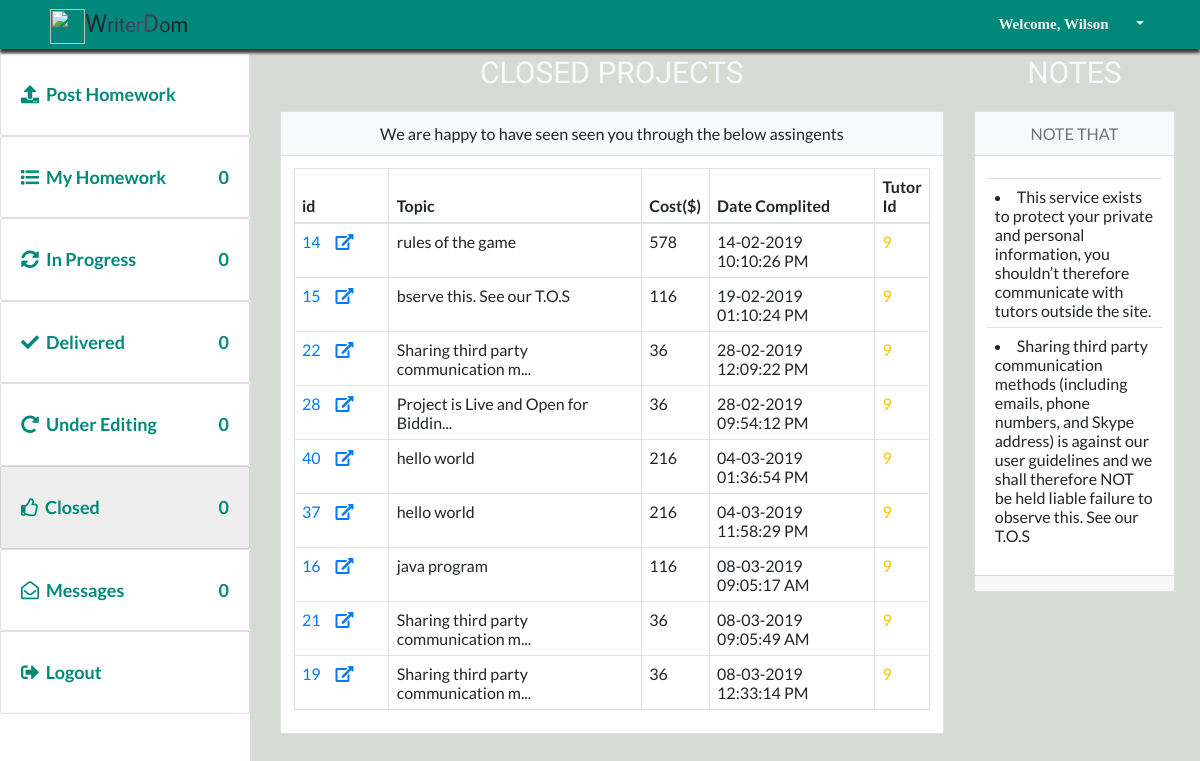
Screenshot of /student/completed.php (signed in) with the database file from the repository.
### tables this page shows
CREATE TABLE `closed` (
  `rec_num` double NOT NULL,
  `comment` text NOT NULL,
  `rating` int(255) NOT NULL,
  `project_id` int(255) NOT NULL,
  `student_id` int(255) NOT NULL,
  `tutor_id` int(255) NOT NULL,
  `date_closed` text NOT NULL
);

CREATE TABLE `projects` (
  `project_id` bigint(20) UNSIGNED NOT NULL,
  `student_id` int(11) NOT NULL,
  `title` text NOT NULL,
  `deadline` text NOT NULL,
  `subject` text NOT NULL,
  `instructions` longtext NOT NULL,
  `style` text NOT NULL,
  `type_of_paper` text NOT NULL,
  `pages` tinyint(11) NOT NULL,
  `slides` tinyint(11) NOT NULL,
  `problems` tinyint(11) NOT NULL,
  `budget` varchar(255) NOT NULL,
  `charges` varchar(255) NOT NULL DEFAULT '0',
  `cost` varchar(255) NOT NULL DEFAULT '0',
  `bids` tinyint(100) NOT NULL DEFAULT '0',
  `academic_level` text NOT NULL,
  `sources` tinyint(11) NOT NULL,
  `status` tinyint(4) NOT NULL DEFAULT '0',
  `DATE_CREATED` text NOT NULL,
  `DATE_CLOSED` varchar(255) NOT NULL
);

### dbconfig/dbconnect.php (called while the page is built, shortened)
<?php
require_once(  'shared/ez_sql_core.php');
require_once( 'ez_sql_mysqli.php');
$db=new ezSQL_mysqli(DB_USER, DB_PASS,DB_NAME,DB_HOST,DB_ENCODING);
 ?>

### dbconfig/ez_sql_mysqli.php (called while the page is built, shortened)
<?php
class ezSQL_mysqli extends ezSQLcore
{
    private $ezsql_mysql_str = array
        (
            1 => 'Require $dbuser and $dbpassword to connect to a database server',
            2 => 'Error establishing mySQL database connection. Correct user/password? Correct hostname? Database server running?',
            3 => 'Require $dbname to select a database',
            4 => 'mySQL database connection is not active',
            5 => 'Unexpected error while trying to select database'
        );
    private $_dbuser;
    private $_dbpassword;
    private $_dbname;
    private $_dbhost;
    private $_charset = 'utf8';
    private $_result;
    public $show_errors = true;
    public $dbh;
    public function __construct($dbuser='', $dbpassword='', $dbname='', $dbhost='localhost', $charset='') {
        $this->_dbuser = $dbuser;
        $this->_dbpassword = $dbpassword;
        $this->_dbname = $dbname;
        $this->_dbhost = $dbhost;
    }
    public function connect($dbuser='', $dbpassword='', $dbhost='localhost', $charset='') {
        $this->_connected = false;
        $this->_dbuser = empty($dbuser) ? $this->_dbuser : $dbuser;
        $this->_dbpassword = empty($dbpassword) ? $this->_dbpassword : $dbpassword;
        $this->_dbhost = $dbhost!='localhost' ? $this->_dbhost : $dbhost;
        $this->_charset = empty($charset) ? $this->_charset : $charset;
        if ( empty($this->_dbuser) ) {
            $this->register_error($this->ezsql_mysql_str[1] . ' in ' . __FILE__ . ' on line ' . __LINE__);
            $this->show_errors ? trigger_error($this->ezsql_mysql_str[1], E_USER_WARNING) : null;
        } else if ( ! $this->dbh = mysqli_connect($this->_dbhost, $this->_dbuser, $this->_dbpassword, $this->_dbname) ) {
            $this->register_error($this->ezsql_mysql_str[2] . ' in ' . __FILE__ . ' on line ' . __LINE__);
            $this->show_errors ? trigger_error($this->ezsql_mysql_str[2], E_USER_WARNING) : null;
        } else {
            mysqli_set_charset($this->dbh, $this->_charset);
            $this->_connected = true;
        }
        return $this->_connected;
    }
    public function select($dbname='', $charset='') {
        if ( ! $dbname ) {
            $this->register_error($this->ezsql_mysql_str[3] . ' in ' . __FILE__ . ' on line ' . __LINE__);
            $this->show_errors ? trigger_error($this->ezsql_mysql_str[3], E_USER_WARNING) : null;
            return false;
        } else if ( ! $this->dbh ) {
            $this->register_error($this->ezsql_mysql_str[4] . ' in ' . __FILE__ . ' on line ' . __LINE__);
            $this->show_errors ? trigger_error($this->ezsql_mysql_str[4], E_USER_WARNING) : null;
            return false;
        } else {
            $this->_dbname = $dbname;
            if ( $charset == '') {
                $charset = $this->_charset;
            }
             if ( $charset != '' ) {
                $charsets = array();
                $recordset = mysqli_query($this->dbh, 'SHOW CHARACTER SET');
                while ( $row = mysqli_fetch_array($recordset, MYSQLI_ASSOC) ) {
                        $charsets[] = $row['Charset'];
                }
            }
            $this->_connected = true;
        }
        return $this->_connected;
    }
    public function query($query, $use_prepare=false) {
		$query = str_replace(_TAG, '?', $query);
        $return_val = 0;
        $query = trim($query);
        if ( ! isset($this->dbh) || ! $this->dbh ) {
            $this->select($this->_dbname);
        }
		if (!empty($param) && is_array($param) && ($this->getPrepare()))
			return $this->query_prepared($query, $param);
		else
			$this->_result = mysqli_query($this->dbh, $query);
        $is_insert = false;
        if ( preg_match("/^(insert|delete|update|replace)\s+/i", $query) ) {
            $this->_affectedRows = mysqli_affected_rows($this->dbh);
            if ( preg_match("/^(insert|replace)\s+/i", $query) ) {
                $this->insert_id = mysqli_insert_id($this->dbh);
            }
            $return_val = $this->_affectedRows;
        } else {
            if ( !is_numeric($this->_result) && !is_bool($this->_result)) {
                $i=0;
                $num_rows=0;
                while ( $row = mysqli_fetch_object($this->_result) ) {
                    $num_rows++;
                }
                $this->num_rows = $num_rows;
                $return_val = $this->num_rows;
            }
        }
        return $return_val;
    }
}

### dbconfig/shared/ez_sql_core.php (called while the page is built, shortened)
<?php
    require_once('ezQuery.php');
	class ezSQLcore extends ezQuery
	{
    public $last_result = null;
		function flush()
		{
			$this->last_result = null;
		}
		function get_results($query=null, $output = OBJECT, $use_prepare=false) {
			if ( $query ) {
				$this->query($query, $use_prepare);
			}
			if ( $output == OBJECT ) {
				return $this->last_result;
			} elseif ( $output == _JSON ) {
				return json_encode($this->last_result);
			}
		}
}

### dbconfig/shared/ezQuery.php (called while the page is built, shortened)
<?php
class ezQuery
{
    function setParamaters($valuetoadd=null) {
        if (empty($valuetoadd)) {
            $this->preparedvalues = array();
            return null;
        } else
            return array_push($this->preparedvalues, $valuetoadd);
	}
}

### student/completed.php (the view, shortened to what this page needs)
<?php
require_once "../inc/header_links.php";
require_once "../components/top_nav.php";
require_once("../dbconfig/dbconnect.php");
require_once("../inc/utilities.php");
$user_id=$_SESSION['user_id'];
$query="SELECT * FROM closed LEFT JOIN projects ON closed.project_id=projects.project_id  WHERE closed.student_id='$user_id'";
$results=$db->get_results($query);
?>
<div class="display">
    <div class="display__content">
        <?php require_once "../components/stud_leftnav.php" ?>
        <div class="row">
            <div class="col-sm-12 col-md-12 col-lg-12 col-xl-9">
                <h1 class="headingTertiary text-light">Closed Projects </h1>
                                <div class="card">
                    <div class="card-header">
                        <?php if ($db->num_rows>0): ?>
                        We are happy to have seen seen you through the below assingents
                        <?php elseif($db->num_rows<=0): ?>
                        You have 0 posted assignments
                        <?php endif ?>
                    </div>
                    <div class="card-body">
                        <?php if ($db->num_rows<=0): ?>
                        <h2 class="headingTertiary">Nothing to Show Yet</h2>
                        <?php elseif($db->num_rows>0): ?>
                        <table class="table table-bordered">
                            <thead>
                                <tr>
                                    <th>id</th>
                                    <th class="wide">Topic</th>
                                    <th>Cost($)</th>
                                    <th class="medium">Date Complited</th>
                                    <th class="medium">Tutor Id</th>
                                </tr>
                            </thead>
                            <tbody>
                                <?php foreach ($results as $result) { ?>
                                <tr>
                                    <td class="smalll"><a
                                            href="complited_details?id=<?php echo urlencode(convert_uuencode($result->project_id)); ?>">
                                            <?php echo $result->project_id. "<i class='fas fa-external-link-alt icon-r ml-4'></i>"; ?></a>
                                    </td>
                                    <td class="wide">
                                        <?php echo (strlen($result->title) >35 )? substr($result->title, 0, 35).'...':$result->title; ?>
                                    </td>
                                    <td>
                                        <?php echo $result->cost; ?>
                                    </td>
                                    <td>
                                        <?php echo $result->date_closed; ?>
                                    </td>
                                    <td class="text-warning">
                                        <?php echo $result->tutor_id ?>
                                    </td>
                                </tr>
                                <?php } ?>
                            </tbody>
                        </table>
                        <?php endif ?>
                    </div>
                </div>
            </div>
            <div class="col-sm-12 col-md-12 col-lg-12  col-xl-3">
                <h1 class="headingTertiary text-light">Notes</h1>
                <div class="card">
                    <div class="card-header text-secondary text-uppercase">
                        Note that
                    </div>
                    <div class="card-body">
                        <table class="table table-hover table-borderless text-left">
                            <tbody>
                                <ul>
                                    <tr>
                                        <td>
                                            <li>This service exists to protect your private and personal information,
                                                you shouldn’t therefore communicate with tutors outside the site.</li>
                                        </td>
                                    </tr>
                                    <tr>
                                        <td>
                                            <li>Sharing third party communication methods (including emails, phone
                                                numbers, and Skype address) is against our user guidelines and we shall
                                                therefore NOT be held liable
                                                failure to observe this. See our T.O.S</li>
                                        </td>
                                    </tr>
                                </ul>
                            </tbody>
                        </table>
                    </div>
                    <div class="card-footer">
                    </div>
                </div>
            </div>
        </div>
    </div>
</div>
<?php
require_once"../inc/footer_links.php";
 ?>

### css/settings.css (style rules this page uses)
*, *::after, *::before { margin: 0; padding: 0; box-sizing: inherit; }
body { font-family: 'Lato'; font-size: 1.8rem; line-height: 1.7; font-weight: 400; box-sizing: border-box; min-width: 767px; background: #D7DBD6; }
.headingTertiary { text-transform: uppercase; font-family: 'Cardo', sans-serif; display: block; margin-bottom: 2rem; font-weight: 400; }
@media (min-width: 990px) { .headingTertiary { font-size: 3rem; } }
.icon-r { margin-right: .7rem; }
.wide { width: 50%; }
.medium { width: 32%; }
.smalll { width: 18%; }
.table { text-align: left; }
.card-header { background: #F7F9FB !important; }
.display { font-size: 90% !important; margin-left: 25.5rem; background: #D7DBD6; padding-top: 3rem; }
.display__content { min-height: 795px; text-align: center; padding: 2.5rem 2.5rem; }

### rows the page displays
closed: project.project_id "14", project.title "rules of the game", project.cost "578", date_closed "14-02-2019 10:10:26 PM", tutor "9"
closed: project.project_id "15", project.title "bserve this. See our T.O.S", project.cost "116", date_closed "19-02-2019 01:10:24 PM", tutor "9"
closed: project.project_id "22", project.title "Sharing third party communication m", project.cost "36", date_closed "28-02-2019 12:09:22 PM", tutor "9"
closed: project.project_id "28", project.title "Project is Live and Open for Biddin", project.cost "36", date_closed "28-02-2019 09:54:12 PM", tutor "9"
closed: project.project_id "40", project.title "hello world", project.cost "216", date_closed "04-03-2019 01:36:54 PM", tutor "9"
closed: project.project_id "37", project.title "hello world", project.cost "216", date_closed "04-03-2019 11:58:29 PM", tutor "9"
closed: project.project_id "16", project.title "java program", project.cost "116", date_closed "08-03-2019 09:05:17 AM", tutor "9"
closed: project.project_id "21", project.title "Sharing third party communication m", project.cost "36", date_closed "08-03-2019 09:05:49 AM", tutor "9"
closed: project.project_id "19", project.title "Sharing third party communication m", project.cost "36", date_closed "08-03-2019 12:33:14 PM", tutor "9"

### other values shown
$name[0] "Wilson"
